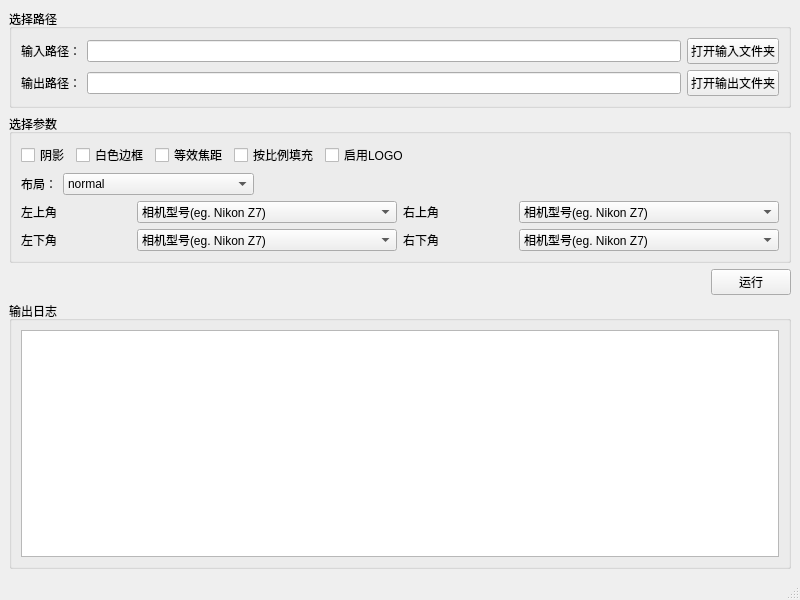
<?xml version="1.0" encoding="UTF-8"?>
<ui version="4.0">
 <class>MainWindow</class>
 <widget class="QMainWindow" name="MainWindow">
  <property name="geometry">
   <rect>
    <x>0</x>
    <y>0</y>
    <width>800</width>
    <height>600</height>
   </rect>
  </property>
  <property name="windowTitle">
   <string>MainWindow</string>
  </property>
  <widget class="QWidget" name="centralwidget">
   <layout class="QVBoxLayout" name="verticalLayout_4">
    <item>
     <widget class="QGroupBox" name="groupBox_2">
      <property name="title">
       <string>选择路径</string>
      </property>
      <layout class="QVBoxLayout" name="verticalLayout_3">
       <item>
        <layout class="QHBoxLayout" name="horizontalLayout">
         <item>
          <widget class="QLabel" name="label">
           <property name="text">
            <string>输入路径：</string>
           </property>
          </widget>
         </item>
         <item>
          <widget class="QLineEdit" name="lineEdit_input_dir"/>
         </item>
         <item>
          <widget class="QPushButton" name="pushButton_input_dir">
           <property name="text">
            <string>打开输入文件夹</string>
           </property>
          </widget>
         </item>
        </layout>
       </item>
       <item>
        <layout class="QHBoxLayout" name="horizontalLayout_2">
         <item>
          <widget class="QLabel" name="label_2">
           <property name="text">
            <string>输出路径：</string>
           </property>
          </widget>
         </item>
         <item>
          <widget class="QLineEdit" name="lineEdit_output_dir"/>
         </item>
         <item>
          <widget class="QPushButton" name="pushButton_output_dir">
           <property name="text">
            <string>打开输出文件夹</string>
           </property>
          </widget>
         </item>
        </layout>
       </item>
      </layout>
     </widget>
    </item>
    <item>
     <widget class="QGroupBox" name="groupBox_3">
      <property name="title">
       <string>选择参数</string>
      </property>
      <layout class="QVBoxLayout" name="verticalLayout">
       <item>
        <layout class="QHBoxLayout" name="horizontalLayout_8">
         <item>
          <widget class="QCheckBox" name="checkBox_shadow">
           <property name="text">
            <string>阴影</string>
           </property>
          </widget>
         </item>
         <item>
          <widget class="QCheckBox" name="checkBox_white_margin">
           <property name="text">
            <string>白色边框</string>
           </property>
          </widget>
         </item>
         <item>
          <widget class="QCheckBox" name="checkBox_use_equivalent_focal_length">
           <property name="text">
            <string>等效焦距</string>
           </property>
          </widget>
         </item>
         <item>
          <widget class="QCheckBox" name="checkBox_padding_with_original_ratio">
           <property name="text">
            <string>按比例填充</string>
           </property>
          </widget>
         </item>
         <item>
          <widget class="QCheckBox" name="checkBox_logo_enable">
           <property name="text">
            <string>启用LOGO</string>
           </property>
          </widget>
         </item>
         <item>
          <spacer name="horizontalSpacer">
           <property name="orientation">
            <enum>Qt::Horizontal</enum>
           </property>
           <property name="sizeHint" stdset="0">
            <size>
             <width>40</width>
             <height>20</height>
            </size>
           </property>
          </spacer>
         </item>
        </layout>
       </item>
       <item>
        <layout class="QHBoxLayout" name="horizontalLayout_3">
         <item>
          <widget class="QLabel" name="label_3">
           <property name="text">
            <string>布局：</string>
           </property>
          </widget>
         </item>
         <item>
          <widget class="QComboBox" name="comboBox_layout">
           <item>
            <property name="text">
             <string>normal</string>
            </property>
           </item>
           <item>
            <property name="text">
             <string>normal(Logo 居右)</string>
            </property>
           </item>
           <item>
            <property name="text">
             <string>normal(黑红配色)</string>
            </property>
           </item>
           <item>
            <property name="text">
             <string>normal(黑红配色，Logo 居右)</string>
            </property>
           </item>
          </widget>
         </item>
         <item>
          <spacer name="horizontalSpacer_2">
           <property name="orientation">
            <enum>Qt::Horizontal</enum>
           </property>
           <property name="sizeHint" stdset="0">
            <size>
             <width>40</width>
             <height>20</height>
            </size>
           </property>
          </spacer>
         </item>
        </layout>
       </item>
       <item>
        <layout class="QGridLayout" name="gridLayout">
         <item row="0" column="0">
          <layout class="QHBoxLayout" name="horizontalLayout_4">
           <item>
            <widget class="QLabel" name="label_4">
             <property name="text">
              <string>左上角</string>
             </property>
            </widget>
           </item>
           <item>
            <widget class="QComboBox" name="comboBox_left_top">
             <item>
              <property name="text">
               <string extracomment="csdf">相机型号(eg. Nikon Z7)</string>
              </property>
             </item>
             <item>
              <property name="text">
               <string>相机厂商(eg. Nikon)</string>
              </property>
             </item>
             <item>
              <property name="text">
               <string>镜头型号(eg. Nikkor 24-70 f/2.8)</string>
              </property>
             </item>
             <item>
              <property name="text">
               <string>拍摄参数(eg. 50mm f/1.8 1/1000s ISO 100)</string>
              </property>
             </item>
             <item>
              <property name="text">
               <string>拍摄时间(eg. 2023-01-01 12:00)</string>
              </property>
             </item>
            </widget>
           </item>
          </layout>
         </item>
         <item row="0" column="1">
          <layout class="QHBoxLayout" name="horizontalLayout_6">
           <item>
            <widget class="QLabel" name="label_8">
             <property name="text">
              <string>右上角</string>
             </property>
            </widget>
           </item>
           <item>
            <widget class="QComboBox" name="comboBox_right_top">
             <item>
              <property name="text">
               <string extracomment="csdf">相机型号(eg. Nikon Z7)</string>
              </property>
             </item>
             <item>
              <property name="text">
               <string>相机厂商(eg. Nikon)</string>
              </property>
             </item>
             <item>
              <property name="text">
               <string>镜头型号(eg. Nikkor 24-70 f/2.8)</string>
              </property>
             </item>
             <item>
              <property name="text">
               <string>拍摄参数(eg. 50mm f/1.8 1/1000s ISO 100)</string>
              </property>
             </item>
             <item>
              <property name="text">
               <string>拍摄时间(eg. 2023-01-01 12:00)</string>
              </property>
             </item>
            </widget>
           </item>
          </layout>
         </item>
         <item row="1" column="0">
          <layout class="QHBoxLayout" name="horizontalLayout_5">
           <item>
            <widget class="QLabel" name="label_7">
             <property name="text">
              <string>左下角</string>
             </property>
            </widget>
           </item>
           <item>
            <widget class="QComboBox" name="comboBox_left_bottom">
             <item>
              <property name="text">
               <string extracomment="csdf">相机型号(eg. Nikon Z7)</string>
              </property>
             </item>
             <item>
              <property name="text">
               <string>相机厂商(eg. Nikon)</string>
              </property>
             </item>
             <item>
              <property name="text">
               <string>镜头型号(eg. Nikkor 24-70 f/2.8)</string>
              </property>
             </item>
             <item>
              <property name="text">
               <string>拍摄参数(eg. 50mm f/1.8 1/1000s ISO 100)</string>
              </property>
             </item>
             <item>
              <property name="text">
               <string>拍摄时间(eg. 2023-01-01 12:00)</string>
              </property>
             </item>
            </widget>
           </item>
          </layout>
         </item>
         <item row="1" column="1">
          <layout class="QHBoxLayout" name="horizontalLayout_7">
           <item>
            <widget class="QLabel" name="label_9">
             <property name="text">
              <string>右下角</string>
             </property>
            </widget>
           </item>
           <item>
            <widget class="QComboBox" name="comboBox_right_bottom">
             <item>
              <property name="text">
               <string extracomment="csdf">相机型号(eg. Nikon Z7)</string>
              </property>
             </item>
             <item>
              <property name="text">
               <string>相机厂商(eg. Nikon)</string>
              </property>
             </item>
             <item>
              <property name="text">
               <string>镜头型号(eg. Nikkor 24-70 f/2.8)</string>
              </property>
             </item>
             <item>
              <property name="text">
               <string>拍摄参数(eg. 50mm f/1.8 1/1000s ISO 100)</string>
              </property>
             </item>
             <item>
              <property name="text">
               <string>拍摄时间(eg. 2023-01-01 12:00)</string>
              </property>
             </item>
            </widget>
           </item>
          </layout>
         </item>
        </layout>
       </item>
      </layout>
     </widget>
    </item>
    <item>
     <layout class="QHBoxLayout" name="horizontalLayout_9">
      <item>
       <spacer name="horizontalSpacer_3">
        <property name="orientation">
         <enum>Qt::Horizontal</enum>
        </property>
        <property name="sizeHint" stdset="0">
         <size>
          <width>40</width>
          <height>20</height>
         </size>
        </property>
       </spacer>
      </item>
      <item>
       <widget class="QPushButton" name="pushButton_run">
        <property name="text">
         <string>运行</string>
        </property>
       </widget>
      </item>
     </layout>
    </item>
    <item>
     <widget class="QGroupBox" name="groupBox">
      <property name="title">
       <string>输出日志</string>
      </property>
      <layout class="QVBoxLayout" name="verticalLayout_2">
       <item>
        <widget class="QTextEdit" name="textEdit_log"/>
       </item>
      </layout>
     </widget>
    </item>
   </layout>
  </widget>
  <widget class="QMenuBar" name="menubar">
   <property name="geometry">
    <rect>
     <x>0</x>
     <y>0</y>
     <width>800</width>
     <height>23</height>
    </rect>
   </property>
  </widget>
  <widget class="QStatusBar" name="statusbar"/>
 </widget>
 <resources/>
 <connections/>
</ui>
